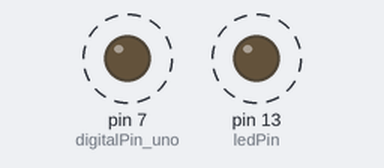
Bench run of a sketch on a simulated Arduino Uno, built with avr-gcc and run on an emulated ATmega328P. On the bench: output pins drawn as LEDs (lit = HIGH). Dashed ring = blinking.

Above: at 0.05 s.
Timing chart, 0 to 3.0 s (numbered marks = the images above):
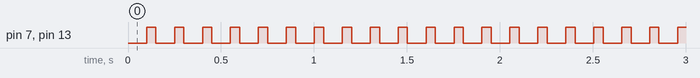

Measured:
- by itself, pin 7 (digitalPin_uno), pin 13 (ledPin): alternates HIGH for 0.05 s and LOW for 0.10 s

The sketch:

puls.ino
```cpp
/*
Questo sketch serve per accendere e spegnere periodicamente e
indefinitamente la porta digitale 7 di Arduino. La porta è accesa
per i tempi in ms indicati in delayON e spenta per i tempi in ms
indicati in delayOFF. Il periodo e' quindi T = delayON + delayOFF
*/

// Blocco dichiarazioni
const int digitalPin_uno=7; // Definisce la porta 7 usata per la carica
const int ledPin = 13; // Definisce la porta 13 collegata al led
const int digitalPin_due=5;
const int delayON = 50; // Definisce la durata di accensione
const int delayOFF = 100; // Definisce la durata di spegnimento

// Istruzioni di inizializzazione
void setup()
  {
   pinMode(digitalPin_uno,OUTPUT); // Definisce digitalPin_uno come output
   pinMode(ledPin,OUTPUT); // Definisce ledPin come output
   digitalWrite(digitalPin_uno,LOW); // Pone digitalPin_uno a livello bass
   digitalWrite(digitalPin_due,LOW);
   digitalWrite(ledPin,LOW); // Pone ledPin a livello basso
  }

// Istruzioni del programma
void loop()
  {
    delay(delayOFF);
    digitalWrite(digitalPin_due,HIGH);
    delayMicroseconds(100);
    digitalWrite(digitalPin_due,LOW);
    digitalWrite(digitalPin_uno,HIGH);
    digitalWrite(ledPin,HIGH);
    delay(delayON);
    digitalWrite(digitalPin_due,HIGH);
    delayMicroseconds(100);
    digitalWrite(digitalPin_due,LOW);
    digitalWrite(digitalPin_uno,LOW);
    digitalWrite(ledPin,LOW);
  }
```
